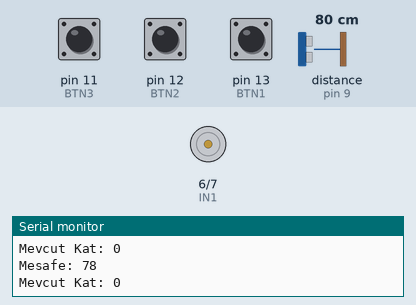
A sketch run on a simulated Arduino Uno, built with avr-gcc and run on an emulated ATmega328P. Shown: motor-driver pin pairs drawn as motors (green arrow = first pin HIGH = forward, orange = second pin HIGH = backward, longer = more drive, scaled by the enable pin), the last lines printed to the serial monitor. Wiring (inferred from the names in the program): ultrasonic range finder: trigger pin 10; echo pin 9. Inputs (shaded band) come from the test bench; at power-on: distance to the obstacle (sensor on pin 9) 80 cm, pin 11 (BTN3) HIGH, pin 13 (BTN1) HIGH, pin 12 (BTN2) HIGH. The echo pulse lasts 58.3 µs per cm.

Above: at 1.2 s.
1.3 s: distance to the obstacle (sensor on pin 9) set to 120 cm
4.3 s: pin 11 (BTN3) pulled LOW for 0.15 s
5.9 s: distance to the obstacle (sensor on pin 9) set to 8 cm
8.9 s: distance to the obstacle (sensor on pin 9) set to 5 cm
At 9.4 s:
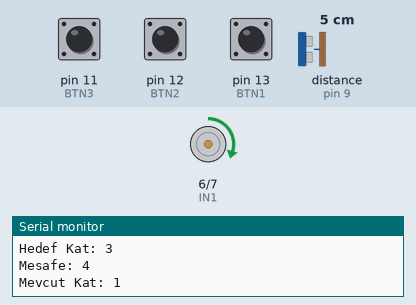
10.4 s: pin 13 (BTN1) pulled LOW for 0.15 s
At 10.9 s:
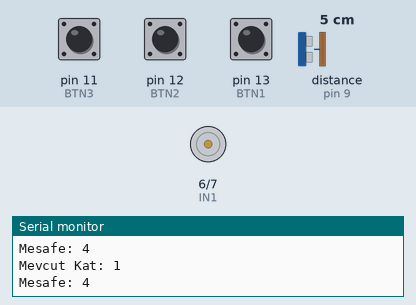
12.0 s: pin 12 (BTN2) pulled LOW for 0.15 s
At 13.5 s:
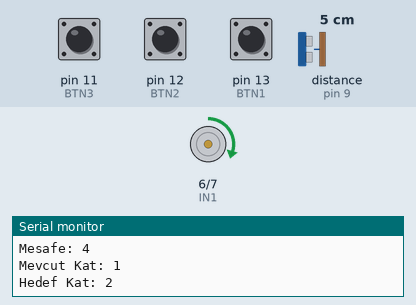
Timing chart, 0 to 15.0 s (numbered marks = the images above; inputs shaded):
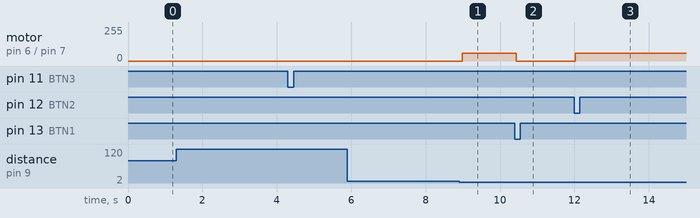

Measured:
- the behaviour switches between 7 and 6 cm on distance to the obstacle (sensor on pin 9) (found by bisection; images 0 and 1)
- after the input at 8.9 s, motor on pin 6 (IN1) / pin 7 (IN2): stopped → forward 60/255 after 0.08 s
- after the input at 10.4 s, motor on pin 6 (IN1) / pin 7 (IN2): forward 60/255 → stopped at once
- after the input at 12.0 s, motor on pin 6 (IN1) / pin 7 (IN2): stopped → forward 60/255 at once

The sketch:

lift_project.ino
```cpp
// ===== Motor Pins (L298N) =====
int IN1 = 6;
int IN2 = 7;
int EN  = 5;

// ===== Ultrasonic Pins =====
#define TRIG 10
#define ECHO 9

// ===== Button Pins (PULLUP) =====
#define BTN1 13
#define BTN2 12
#define BTN3 11

// ===== Elevator State =====
int mevcutKat = 0;   // current floor (from sensor)
int hedefKat  = 0;   // target floor (from buttons)

void setup() {
  pinMode(TRIG, OUTPUT);
  pinMode(ECHO, INPUT);

  pinMode(BTN1, INPUT_PULLUP);
  pinMode(BTN2, INPUT_PULLUP);
  pinMode(BTN3, INPUT_PULLUP);

  pinMode(IN1, OUTPUT);
  pinMode(IN2, OUTPUT);
  pinMode(EN, OUTPUT);

  stopMotor();

  Serial.begin(9600);
}

// ================= MAIN LOOP =================
void loop() {

  // ---------- READ DISTANCE ----------
  int mesafe = mesafeOlc();
  if (mesafe == -1) return; // sensor error protection

  Serial.print("Mesafe: ");
  Serial.println(mesafe);

  // ---------- DETECT CURRENT FLOOR ----------
  if (mesafe >= 3 && mesafe <= 5) {
    mevcutKat = 1;
  }
  else if (mesafe >= 13 && mesafe <= 15) {
    mevcutKat = 2;
  }
  else if (mesafe >= 24 && mesafe <= 26) {
    mevcutKat = 3;
  }

  Serial.print("Mevcut Kat: ");
  Serial.println(mevcutKat);

  // ---------- READ BUTTONS ----------
  if (digitalRead(BTN1) == LOW) hedefKat = 1;
  else if (digitalRead(BTN2) == LOW) hedefKat = 2;
  else if (digitalRead(BTN3) == LOW) hedefKat = 3;

  if (hedefKat != 0) {
    Serial.print("Hedef Kat: ");
    Serial.println(hedefKat);
  }

  // ---------- MOTOR CONTROL ----------
  if (hedefKat == 0 || mevcutKat == 0) {
    stopMotor();
    return;
  }

  if (mevcutKat < hedefKat) {
    moveUp();
  }
  else if (mevcutKat > hedefKat) {
    moveDown();
  }
  else {
    stopMotor();
    hedefKat = 0; // target reached
    Serial.println("Hedefe çatdı ✅");
  }
}

// ================= FUNCTIONS =================

int mesafeOlc() {
  digitalWrite(TRIG, LOW);
  delayMicroseconds(2);
  digitalWrite(TRIG, HIGH);
  delayMicroseconds(10);
  digitalWrite(TRIG, LOW);

  long sure = pulseIn(ECHO, HIGH, 30000); // timeout protection
  if (sure == 0) return -1;

  return (sure * 0.034) / 2;
}

void moveUp() {
  digitalWrite(IN1, HIGH);
  digitalWrite(IN2, LOW);
  analogWrite(EN, 60);
}

void moveDown() {
  digitalWrite(IN1, LOW);
  digitalWrite(IN2, HIGH);
  analogWrite(EN, 60);
}

void stopMotor() {
  digitalWrite(IN1, LOW);
  digitalWrite(IN2, LOW);
  analogWrite(EN, 0);
}
// ===== END OF PROJECT =====
```
